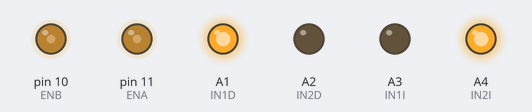
A sketch run on a simulated Arduino Uno, built with avr-gcc and run on an emulated ATmega328P. Parts: output pins drawn as LEDs (lit = HIGH).

Above: at 0.1 s.
Timing chart, 0 to 1.6 s (numbered marks = the images above):
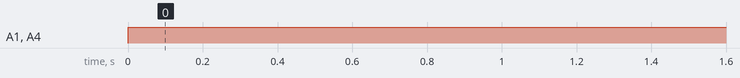

The sketch:

Prueba.ino
```cpp
int ENA = 11;
int IN1D = A1;
int IN2D = A2;
int IN1I = A3;
int IN2I = A4;
int ENB = 10;


void setup() {
  pinMode(ENA, OUTPUT);
  pinMode(IN1D, OUTPUT);
  pinMode(IN2D, OUTPUT);
  pinMode(IN1I, OUTPUT);
  pinMode(IN2I, OUTPUT);
  pinMode(ENB, OUTPUT);

  analogWrite(ENA, 100);
  analogWrite(ENB, 100);
}

void loop() {
    digitalWrite(IN1I, LOW);
    digitalWrite(IN2I, HIGH);
    digitalWrite(IN1D, HIGH);
    digitalWrite(IN2D, LOW);
}
```

Measured:
- by itself, A1 (IN1D), A4 (IN2I): LOW → HIGH at 0.00 s
